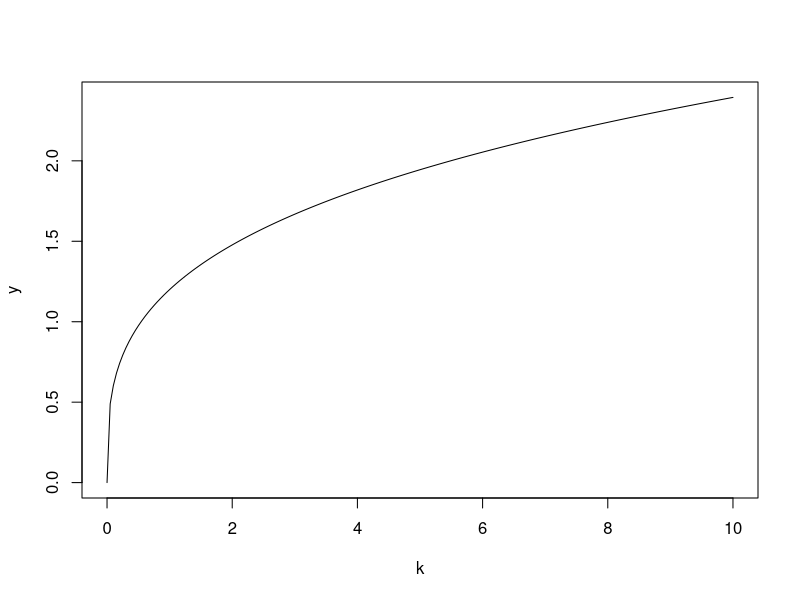

The R script that drew this image:
## ---- chunk 1
project_name = 'linear-economic-dynamics'
## ---- chunk 2
10 * 3
## ---- chunk 3
# 01-cobbdouglas-plot.R

A = 1.2
alpha = 0.3
cobbdouglas = function(k) {
  return(A * k ^ alpha)
}

k = seq(0, 10, length.out=200)
y = cobbdouglas(k)
plot(k, y, type='l')
## ---- chunk 4
library(tidyverse)
## ---- chunk 5
x = c(1, 2, 3)
y = c('a', 'b', 'c')
z = c(TRUE, TRUE, FALSE)

(df = data.frame(x = x, y = y, z = z))
## ---- chunk 6
(tbl = tibble(x = x, y = y, z = z))
## ---- chunk 7
"a" < "b"
## ---- chunk 8
df$y[1] < df$y[2]
